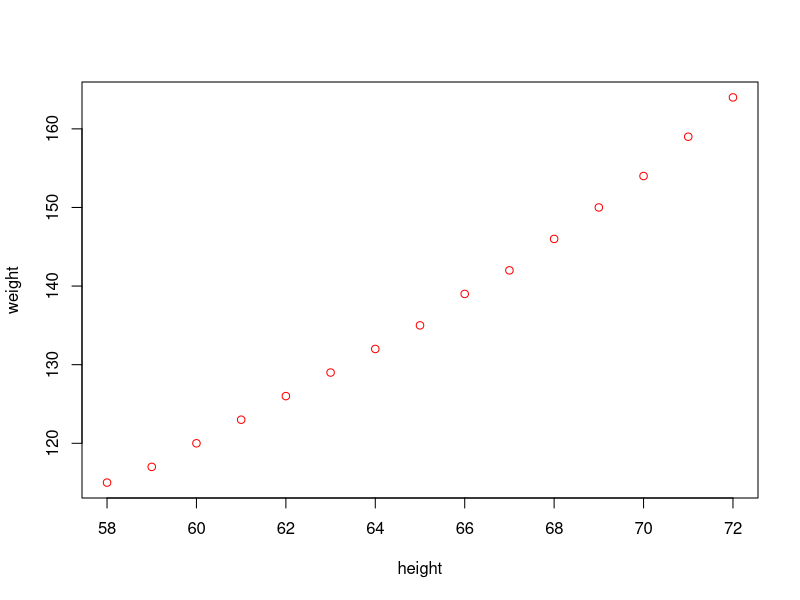
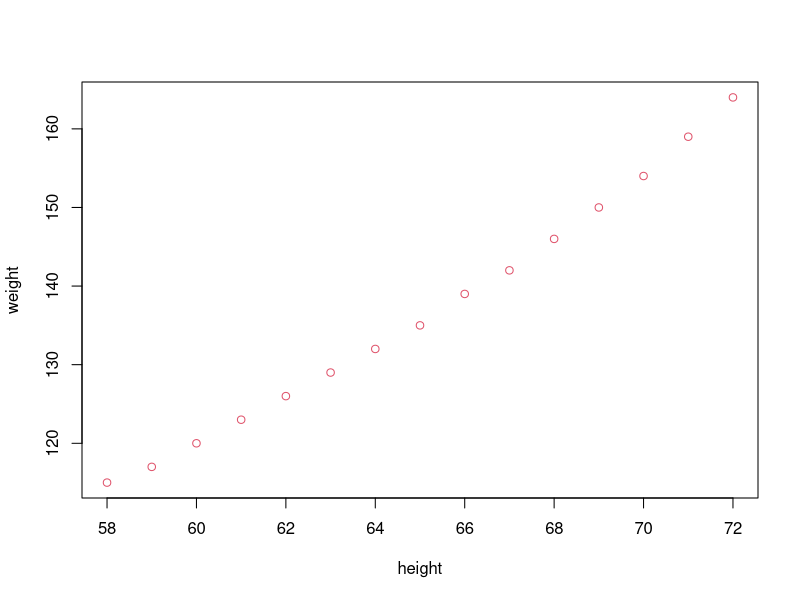
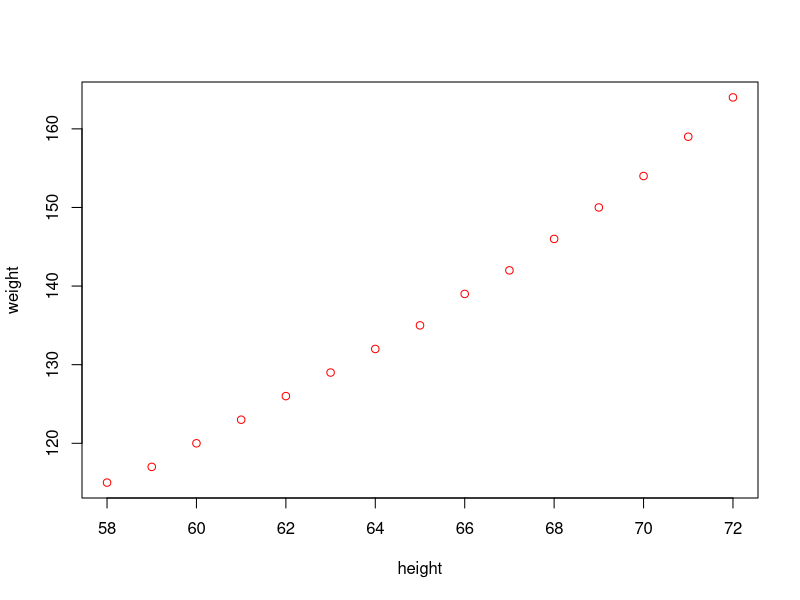
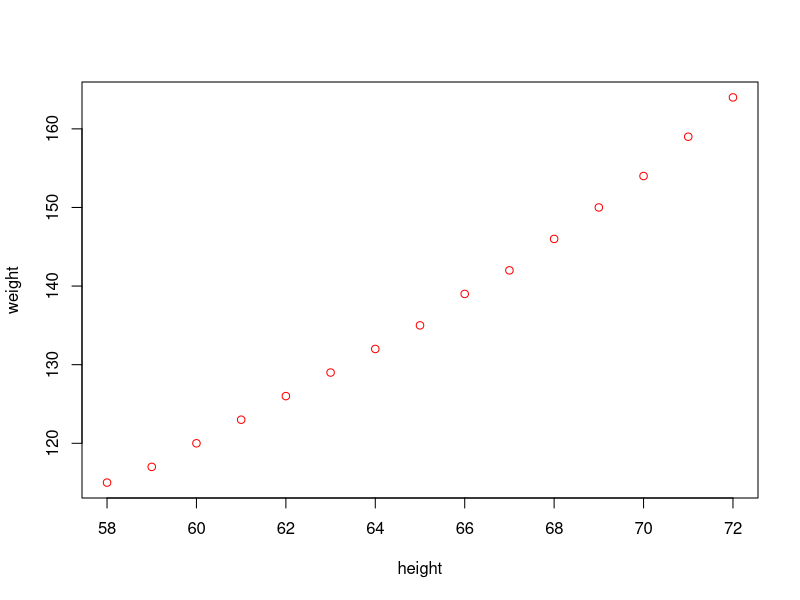
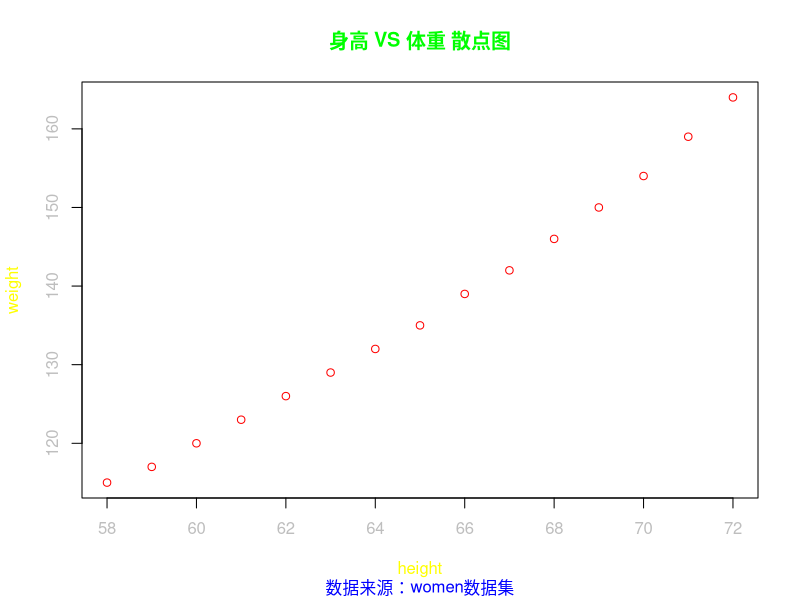
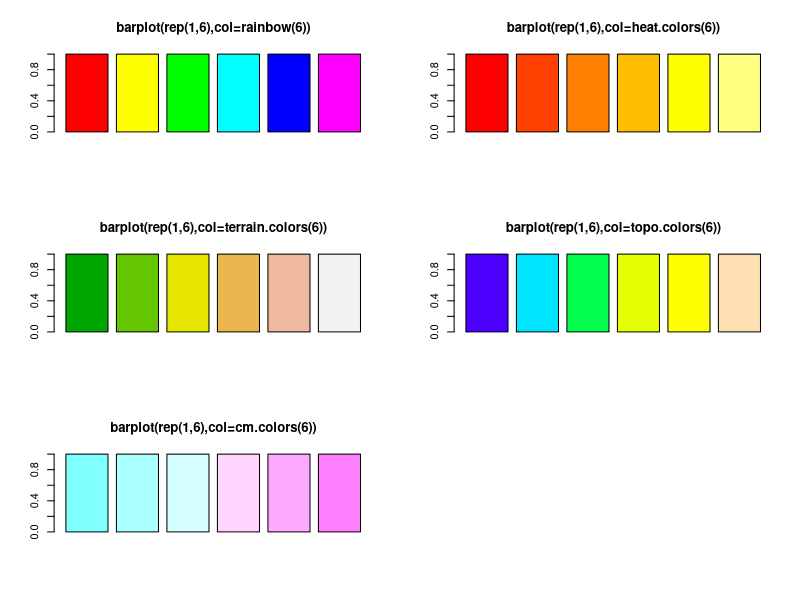
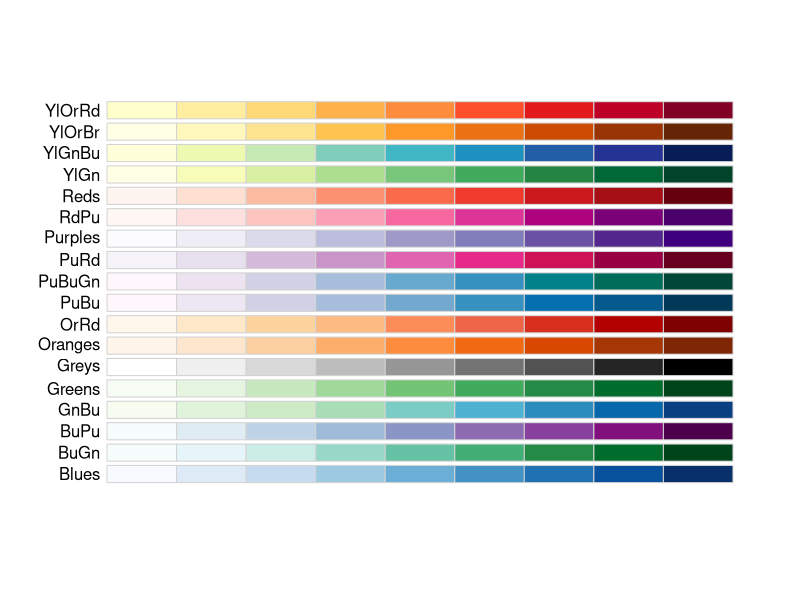
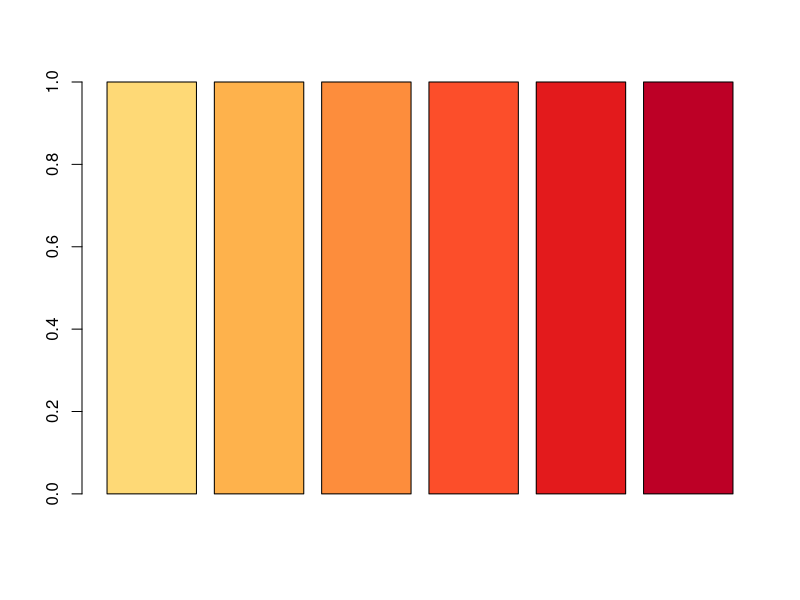

Generate these figures, in order, with R:
#Basic Plot
# 颜色
# 对women数据集绘制散点图，并用红色表示散点。
plot(women,col="red") # 通过颜色名称
plot(women,col=554)   # 通过颜色下标
plot(women,col="#FF0000") #通过十六进制的颜色值
Hex<- rgb(red=255,green=0,blue=0,max=255)
plot(women,col=Hex) # 通过RGB值
# 对其他图形参数颜色进行设置
plot(women,main="身高 VS 体重 散点图",sub="数据来源：women数据集",
     col="red",col.main="green",col.sub="blue",
     col.axis="grey",col.lab="yellow")
colors()
# 主题颜色
par(mfrow=c(3,2))
barplot(rep(1,6),col=rainbow(6),main="barplot(rep(1,6),col=rainbow(6))")
barplot(rep(1,6),col=heat.colors(6),main="barplot(rep(1,6),col=heat.colors(6))")
barplot(rep(1,6),col=terrain.colors(6),main="barplot(rep(1,6),col=terrain.colors(6))")
barplot(rep(1,6),col=topo.colors(6),main="barplot(rep(1,6),col=topo.colors(6))")
barplot(rep(1,6),col=cm.colors(6),main="barplot(rep(1,6),col=cm.colors(6))")
par(mfrow=c(1,1))
# RColorBrewer颜色扩展包
# RColorBrewer-seq连续型
library(RColorBrewer)
display.brewer.all(type="seq")
# 如果想使用YlOrRd组的第3~8种颜色，可以使用下面代码实现。
barplot(rep(1,6),col=brewer.pal(9,"YlOrRd")[3:8])
# RColorBrewer-div极端型
display.brewer.all(type="div")
# 如果想使用BrBG组的第3~8种颜色，则可用下面代码来实现。
barplot(rep(1,6),col=brewer.pal(11,"BrBG")[3:8])
# RColorBrewer-qual离散型
display.brewer.all(type="qual")
# 如果想使用Set3组的第3~8种颜色，则可用下面代码来实现。
barplot(rep(1,6),col=brewer.pal(12,"Set3")[3:8])

# 文字
# 字体
plot(0:4,type="n",axes = F,xlab = NA,ylab = NA)
text(2,4,labels="font=1:正常字体（默认）",font=1)
text(2,3,labels="font=2:粗体字体",font=2)
text(2,2,labels="font=3:斜体字体",font=3)
text(2,1,labels="font=4:粗斜体字体",font=4)
# 大小
plot(0:5,type="n",axes = F,xlab = NA,ylab = NA)
text(2,5,labels="cex=0.5:放大0.5倍",cex=0.5)
text(2,1,labels="cex=2:放大2倍",cex=2)

# 点元素
plot(1,col="white",xlim=c(1,7),ylim=c(1,7))
for(i in c(0:25)){
  x<-(i %/% 5)*1+1
  y<-6-(i%%5)
  if(length(which(c(21:25)==i)>=1)){ #21-25的点格式可以设置背景颜色。
    points(x,y,pch=i,bg="red",cex=2)
  } else {
    points(x,y,pch=i,cex=2)
  }
  text(x+0.2,y+0.2,labels=paste("pch=",i))
}

# 线元素
# 线样式
data<-matrix(rep(rep(1:7),10),ncol=10,nrow=7)
plot(data[1,],type="l",lty=0,ylim=c(1,8),xlim=c(-1,10),axes=F)
text(0,1,labels="lty=0")
for(i in c(2:7)){
  lines(data[i,],lty=i-1)
  text(0,i,labels=paste("lty=",i-1))
}
# 线粗细
data<-matrix(rep(rep(1:6),10),ncol=10,nrow=6)
plot(data[1,],type="l",lwd=0.5,ylim=c(1,8),xlim=c(-1,10),axes=F)
text(0,1,labels="lwd=0.5")
lines(data[2,],type="l",lwd=0.8);text(0,2,labels="lwd=0.8")
lines(data[6,],type="l",lwd=4);text(0,6,labels="lwd=4")

# 标题
attach(iris)
boxplot(Sepal.Length~Species,col=heat.colors(3),
        main=list("Sepal.Length按照Species分类的箱线图",
                  font=4,col="red",cex=1.5),
        sub=list("数据来源：iris数据集",font=3,
                 col="green",cex=0.8),
        xlab="Species",ylab="Sepal.Length")
# title函数
boxplot(Sepal.Length~Species,col=heat.colors(3))
title(main=list("Sepal.Length按照Species分类的箱线图",
                font=4,col="red",cex=1.5),
      sub=list("数据来源：iris数据集",font=3,
               col="green",cex=0.8),
      xlab=list("Species",
                col="blue",cex=1.1,font=2),
      ylab="Sepal.Length")

# 坐标轴
#加载iris数据到内存
attach(iris)
#绘制箱线图
boxplot(Sepal.Length~Species,col=heat.colors(3),
        axes=FALSE,xlab="Species",ylab="Sepal.Length")
#设置X轴样式
axis(side=1,at=1:3,labels=unique(Species),col.axis="red",tick=FALSE)
#设置Y轴样式
axis(side=2,col.ticks = "gold",font = 3,col = "blue")

# 图例
#绘制分组柱状图
barplot(VADeaths,beside = TRUE,col=cm.colors(5))
# 添加图例
legend("top",legend=rownames(VADeaths),
       ncol=5,fill=cm.colors(5),bty="n")

# 网格线
op <- par(mfcol=1:2)
barplot(VADeaths,beside = TRUE,col=cm.colors(5),
        main="plot VADeaths with grid()")
grid()
barplot(VADeaths,beside = TRUE,col=cm.colors(5),
        main="plot VADeaths with grid(NA,7,lty=2,lwd=1.5,col='green')")
grid(NA,7,lty=2,lwd=1.5,col="green")
par(op)

# 点
set.seed(1234)
data <- c(rnorm(100,mean=0,sd=1),rnorm(3,mean=4,sd=1))
boxplot(data,col="violet",ylim=c(-4,5),outline=F)
points(rep(1,3),data[101:103],pch=21,bg="yellow",cex=1.2)

# 文字
text(rep(1,3),data[101:103],pos=4,label=paste0("异常值",data[101:103]))

# 线
# abline函数
sol.lm<-lm(iris[,1]~iris[,3])
plot(iris[,1]~iris[,3],col="blue")
abline(sol.lm,col="red")
# lines函数
# draw a smooth line through a scatter plot
plot(cars, main = "Stopping Distance versus Speed")
lines(stats::lowess(cars))

#### base系统
# 散点图
# 普通散点图
par(mfrow=c(1,2))
# 绘制一维数据
plot(x=rnorm(10)) 
# 绘制二维数据
plot(women)
par(mfrow=c(1,1))
# 散点图矩阵
plot(iris[,1:4],main="利用plot函数绘制散点图矩阵")
# 高密度散点图
set.seed(1234)
n<-10000
c1<-matrix(rnorm(n,mean=0,sd=.5),ncol=2)
c2<-matrix(rnorm(n,mean=3,sd=2),ncol=2)
mydata<-rbind(c1,c2)
mydata<-as.data.frame(mydata)
names(mydata)<-c("x","y")
par(mfrow=c(1,2))
with(mydata,plot(x,y,pch=19,main="Basic Plot with 10,000 Obsevations"))
with(mydata,smoothScatter(x,y,main="Scatterplot Colored by Smoothed Densities"))
par(mfrow=c(1,1))
# 三维散点图
library(scatterplot3d)
attach(mtcars)
scatterplot3d(wt,disp,mpg,
              main="Basic 3D Scatter Plot")
detach(mtcars)

# 气泡图
attach(mtcars)
r<-sqrt(disp/pi)
symbols(wt,mpg,circle=r,inches=0.30,
        fg="white",bg="lightblue",
        main="Bubble Plot with point size proportional to displacement",
        ylab="Miles Per Gallon",
        xlab="Weight of Car(lbs/1000)")
text(wt,mpg,rownames(mtcars),cex=0.6)
detach(mtcars)

# 线图
type <- c('l','b','c','o','s','S')
par(mfrow=c(2,3))
for(i in 1:6){
  plot(1:10,type=type[i],main=paste0("type=",type[i]))
}
par(mfrow=c(1,1))

# 柱状图
par(mfrow=c(1,2))
for(i in c(FALSE,TRUE)){
  barplot(VADeaths,horiz = i,beside = T,col = rainbow(5))
}

# 绘制直方图
data(economics, package = "ggplot2") 
attach(economics)                      #将economics加载到内存
par(mfrow=c(2,2))
hist(psavert,8,xlab="个人储蓄率",ylab="频数",col="blue",
     main="个人储蓄率直方图（较少区间）")
hist(psavert,30,xlab="个人储蓄率",ylab="频数",col="blue",
     main="个人储蓄率直方图（较多区间）")
hist(uempmed,8,xlab="一周内平均失业持续时间",ylab="频数",col="green",
     main="一周内平均失业持续时间（较少区间）")
hist(uempmed,30,xlab="一周内平均失业持续时间",ylab="频数",col="green",
     main="一周内平均失业持续时间（较多区间）")
par(mfrow=c(1,1))
detach(economics)                 #将economics从内存中释放

# 绘制核密度图
plot(density(economics$psavert))
rug(economics$psavert)

# 箱线图
boxplot(iris$Sepal.Length~iris$Species,col=rainbow(3))
boxplot(iris$Sepal.Length~iris$Species,col=rainbow(3),outline=F)
